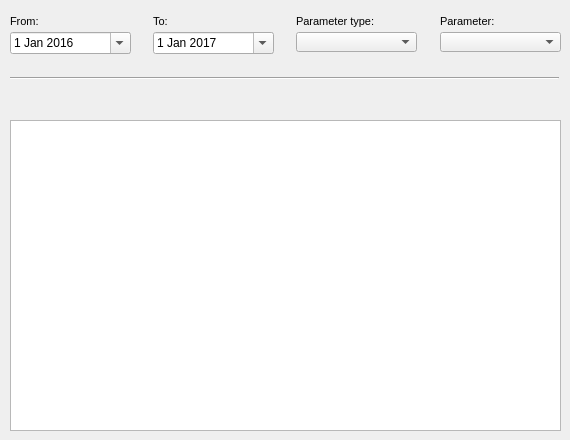
   <widget class="QWidget" name="tab_10">
    <attribute name="title">
     <string>O&amp;&amp;M</string>
    </attribute>
    <widget class="QLabel" name="label_event_parameter">
     <property name="geometry">
      <rect>
       <x>440</x>
       <y>10</y>
       <width>91</width>
       <height>22</height>
      </rect>
     </property>
     <property name="font">
      <font>
       <pointsize>8</pointsize>
      </font>
     </property>
     <property name="frameShape">
      <enum>QFrame::NoFrame</enum>
     </property>
     <property name="frameShadow">
      <enum>QFrame::Raised</enum>
     </property>
     <property name="text">
      <string>Parameter:</string>
     </property>
     <property name="textFormat">
      <enum>Qt::AutoText</enum>
     </property>
     <property name="scaledContents">
      <bool>false</bool>
     </property>
     <property name="margin">
      <number>3</number>
     </property>
    </widget>
    <widget class="QDateEdit" name="date_event_from">
     <property name="geometry">
      <rect>
       <x>10</x>
       <y>32</y>
       <width>121</width>
       <height>22</height>
      </rect>
     </property>
     <property name="date">
      <date>
       <year>2016</year>
       <month>1</month>
       <day>1</day>
      </date>
     </property>
     <property name="calendarPopup">
      <bool>true</bool>
     </property>
    </widget>
    <widget class="QLabel" name="label_event_date_from">
     <property name="geometry">
      <rect>
       <x>10</x>
       <y>10</y>
       <width>90</width>
       <height>22</height>
      </rect>
     </property>
     <property name="font">
      <font>
       <pointsize>8</pointsize>
      </font>
     </property>
     <property name="frameShape">
      <enum>QFrame::NoFrame</enum>
     </property>
     <property name="frameShadow">
      <enum>QFrame::Plain</enum>
     </property>
     <property name="text">
      <string>From:</string>
     </property>
     <property name="textFormat">
      <enum>Qt::AutoText</enum>
     </property>
     <property name="scaledContents">
      <bool>false</bool>
     </property>
     <property name="alignment">
      <set>Qt::AlignLeading|Qt::AlignLeft|Qt::AlignVCenter</set>
     </property>
     <property name="margin">
      <number>3</number>
     </property>
    </widget>
    <widget class="QLabel" name="label_event_date_to">
     <property name="geometry">
      <rect>
       <x>153</x>
       <y>10</y>
       <width>31</width>
       <height>22</height>
      </rect>
     </property>
     <property name="font">
      <font>
       <pointsize>8</pointsize>
      </font>
     </property>
     <property name="frameShape">
      <enum>QFrame::NoFrame</enum>
     </property>
     <property name="frameShadow">
      <enum>QFrame::Raised</enum>
     </property>
     <property name="text">
      <string>To:</string>
     </property>
     <property name="textFormat">
      <enum>Qt::AutoText</enum>
     </property>
     <property name="scaledContents">
      <bool>false</bool>
     </property>
     <property name="margin">
      <number>3</number>
     </property>
    </widget>
    <widget class="QComboBox" name="event_id">
     <property name="geometry">
      <rect>
       <x>440</x>
       <y>32</y>
       <width>121</width>
       <height>20</height>
      </rect>
     </property>
    </widget>
    <widget class="QDateEdit" name="date_event_to">
     <property name="geometry">
      <rect>
       <x>153</x>
       <y>32</y>
       <width>121</width>
       <height>22</height>
      </rect>
     </property>
     <property name="date">
      <date>
       <year>2017</year>
       <month>1</month>
       <day>1</day>
      </date>
     </property>
     <property name="calendarPopup">
      <bool>true</bool>
     </property>
    </widget>
    <widget class="QComboBox" name="event_type">
     <property name="geometry">
      <rect>
       <x>296</x>
       <y>32</y>
       <width>121</width>
       <height>20</height>
      </rect>
     </property>
    </widget>
    <widget class="QLabel" name="label_event_parameter_type">
     <property name="geometry">
      <rect>
       <x>296</x>
       <y>10</y>
       <width>93</width>
       <height>22</height>
      </rect>
     </property>
     <property name="font">
      <font>
       <pointsize>8</pointsize>
      </font>
     </property>
     <property name="layoutDirection">
      <enum>Qt::LeftToRight</enum>
     </property>
     <property name="frameShape">
      <enum>QFrame::NoFrame</enum>
     </property>
     <property name="frameShadow">
      <enum>QFrame::Raised</enum>
     </property>
     <property name="text">
      <string>Parameter type:</string>
     </property>
     <property name="textFormat">
      <enum>Qt::AutoText</enum>
     </property>
     <property name="scaledContents">
      <bool>false</bool>
     </property>
     <property name="margin">
      <number>3</number>
     </property>
    </widget>
    <widget class="Line" name="line_8">
     <property name="geometry">
      <rect>
       <x>10</x>
       <y>70</y>
       <width>549</width>
       <height>16</height>
      </rect>
     </property>
     <property name="orientation">
      <enum>Qt::Horizontal</enum>
     </property>
    </widget>
    <widget class="QTableView" name="tbl_event">
     <property name="geometry">
      <rect>
       <x>10</x>
       <y>120</y>
       <width>551</width>
       <height>311</height>
      </rect>
     </property>
     <property name="sortingEnabled">
      <bool>true</bool>
     </property>
    </widget>
   </widget>
